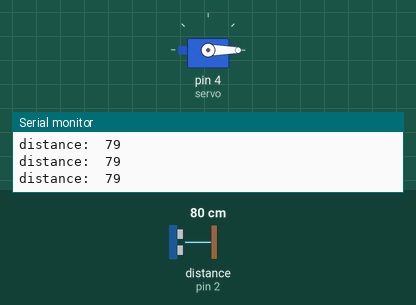
Bench run of a sketch on a simulated Arduino Uno, built with avr-gcc and run on an emulated ATmega328P. Parts: servo, the last lines printed to the serial monitor. Wiring (inferred from the names in the program): ultrasonic range finder: trigger pin 3; echo pin 2. The inputs (shaded band) are chosen by the test bench; at power-on: distance to the obstacle (sensor on pin 2) 80 cm. The echo pulse lasts 58.3 µs per cm.

Above: at 1.3 s.
1.4 s: distance to the obstacle (sensor on pin 2) set to 53 cm
2.9 s: distance to the obstacle (sensor on pin 2) set to 47 cm
At 4.1 s:
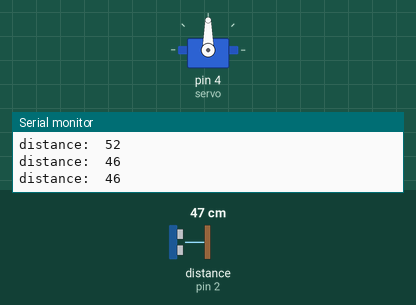
4.5 s: distance to the obstacle (sensor on pin 2) set to 60 cm
At 5.9 s:
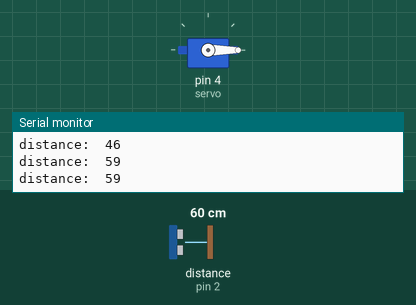
6.5 s: distance to the obstacle (sensor on pin 2) set to 2 cm
At 7.4 s:
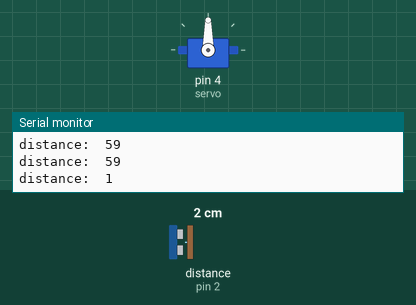
Timing chart, 0 to 9.0 s (numbered marks = the images above; inputs shaded):
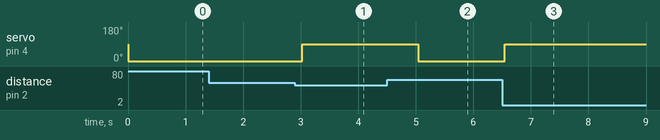

Measured:
- the behaviour switches between 51 and 50 cm on distance to the obstacle (sensor on pin 2) (found by bisection; images 0 and 1)
- after the input at 2.9 s, servo on pin 4 (servo): 0° → 90° after 0.13 s
- after the input at 4.5 s, servo on pin 4 (servo): 90° → 0° after 0.54 s
- after the input at 6.5 s, servo on pin 4 (servo): 0° → 90° after 0.05 s

The sketch:

Main.ino
```cpp
// Created by Alex James
// Created on Oct. 2023
// Template taken from Autodesk Instructables

#include <Servo.h>

Servo servo;

const int trigPin = 3;
const int echoPin = 2;
float duration, distance;

// setup
void setup() {
    Serial.begin (9600);
    pinMode(trigPin, OUTPUT);
    pinMode(echoPin, INPUT);
    servo.attach(4);
}

// forever loop
void loop() {
    long duration, distance;
    digitalWrite(trigPin, LOW);
    delayMicroseconds(2);
    digitalWrite(trigPin, HIGH);
    delayMicroseconds(10);
    digitalWrite(trigPin, LOW);

    duration = pulseIn(echoPin, HIGH);
    distance = (duration*.0343)/2;
    if (distance < 50) {
        Serial.print("distance:  ");
        Serial.println(distance);
        servo.write(90);

        delay(500);
    } else if (distance > 50) {
        Serial.print("distance:  ");
        Serial.println(distance);
        servo.write(0);
    }

    delay(500);
}
```
